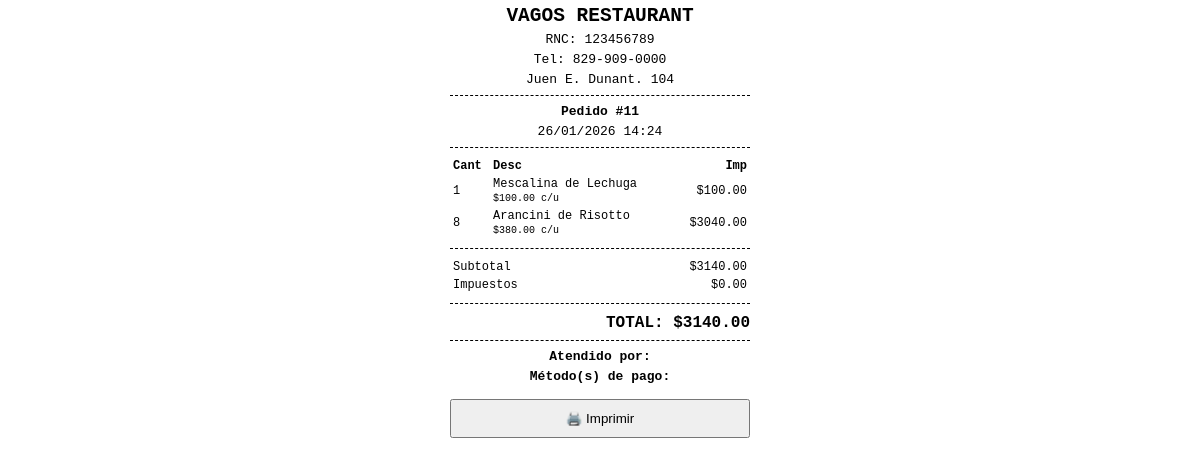
Page /api/caja/ticket/5/ on the committed database.
### core/models.py (models this page shows, shortened)
class Empresa(models.Model):
    nombre = models.CharField(max_length=200)
    razon_social = models.CharField(max_length=200, blank=True, null=True)
    rnc = models.CharField(max_length=20, blank=True, null=True)
    telefono = models.CharField(max_length=20, blank=True, null=True)
    whatsapp = models.CharField(max_length=20, blank=True, null=True)
    email = models.EmailField(blank=True, null=True)
    email_contacto = models.EmailField(blank=True, null=True)
    direccion = models.TextField(blank=True, null=True)
    horario = models.CharField(max_length=200, blank=True, null=True)
    slogan = models.CharField(max_length=255, blank=True, null=True)
    instagram = models.URLField(blank=True, null=True)
    facebook = models.URLField(blank=True, null=True)
    google_maps_url = models.URLField(blank=True, null=True)
    logo = models.ImageField(upload_to="empresa/", blank=True, null=True)
    pie_factura = models.TextField(
        blank=True,
        null=True,
        help_text="Texto que aparecerá al final del ticket o factura"
    )
    activo = models.BooleanField(default=True)
    meta_title = models.CharField(max_length=255, blank=True, null=True)
    meta_description = models.TextField(blank=True, null=True)
    ciudad = models.CharField(max_length=100, blank=True, null=True)
    pais = models.CharField(max_length=100, blank=True, null=True)

### caja/models.py (models this page shows, shortened)
class Venta(models.Model):
    orden = models.OneToOneField("ordenes.Orden", on_delete=models.PROTECT, related_name="venta",  null=True,
        blank=True)
    cajero = models.ForeignKey(settings.AUTH_USER_MODEL, on_delete=models.PROTECT)
    fecha = models.DateTimeField(auto_now_add=True)
    subtotal = models.DecimalField(max_digits=10, decimal_places=2)
    impuestos = models.DecimalField(max_digits=10, decimal_places=2, default=0)
    total = models.DecimalField(max_digits=10, decimal_places=2)
    reserva = models.OneToOneField(
    "reserva.Reserva",
    on_delete=models.PROTECT,
    null=True,
    blank=True,
    related_name="venta"
)
    completada = models.BooleanField(default=False)  # Se marca cuando el pago cubre el total

### ordenes/models.py (models this page shows, shortened)
class Orden(models.Model):
    usuario = models.ForeignKey(User, on_delete=models.SET_NULL, null=True, blank=True)
    total = models.DecimalField(max_digits=10, decimal_places=2)
    creado = models.DateTimeField(auto_now_add=True)
    ESTADOS = (
        ('pendiente', 'Pendiente'),
        ('preparando', 'Preparando'),
        ('entregado', 'Entregado'),
                ('canelado', 'Cancelado'),
    )
    estado = models.CharField(max_length=20, choices=ESTADOS, default='pendiente')
    cliente_nombre = models.CharField(max_length=200, blank=True, null=True)
    cliente_telefono = models.CharField(max_length=20, blank=True, null=True)
    TIPO_PEDIDO = (
        ("delivery", "Delivery"),
        ("retirar", "Retirar en local"),
    )
    tipo_pedido = models.CharField(max_length=20, choices=TIPO_PEDIDO, default="retirar")
    direccion = models.TextField(blank=True, null=True)

class OrdenItem(models.Model):
    orden = models.ForeignKey(Orden, related_name='items', on_delete=models.CASCADE)
    producto = models.ForeignKey('productos.Producto', on_delete=models.CASCADE)
    cantidad = models.PositiveIntegerField()
    precio = models.DecimalField(max_digits=10, decimal_places=2)
    @property
    def total_linea(self):
        return self.cantidad * self.precio

### productos/models.py (models this page shows, shortened)
class Producto(models.Model):
    categoria = models.ForeignKey(
        Categoria,
        related_name='productos',
        on_delete=models.CASCADE
    )
    nombre = models.CharField(max_length=150)
    descripcion = models.TextField(blank=True)
    precio = models.DecimalField(max_digits=8, decimal_places=2)
    disponible = models.BooleanField(default=True)
    imagen = models.ImageField(upload_to='productos/', blank=True, null=True)

### caja/views.py (the view)
# urls.py: path('caja/ticket/<int:venta_id>/', ticket_venta),
def ticket_venta(request, venta_id):
    venta = get_object_or_404(Venta, id=venta_id)
    empresa = Empresa.objects.filter(activo=True).first()
    html = render_to_string("ticket.html", {
        "venta": venta,
        "empresa": empresa,  # 👈 la enviamos al template
        "usuario": request.user
    })
    return HttpResponse(html)

### templates/ticket.html (shortened to what this page needs)
<!DOCTYPE html>
<html>
<head>
</head>
<body>
<h2>{{ empresa.nombre }}</h2>
{% if empresa.rnc %}
<p>RNC: {{ empresa.rnc }}</p>
{% endif %}
{% if empresa.telefono %}
<p>Tel: {{ empresa.telefono }}</p>
{% endif %}
{% if empresa.direccion %}
<p>{{ empresa.direccion }}</p>
{% endif %}
<div class="linea"></div>
 {% if venta.orden %}
    <p><strong>Pedido #{{ venta.orden.id }}</strong></p>
{% elif venta.reserva %}
    <p><strong>Reserva #{{ venta.reserva.id }}</strong></p>
{% else %}
    <p><strong>Venta directa</strong></p>
{% endif %}
    <p>{{ venta.fecha|date:"d/m/Y H:i" }}</p>
  <div class="linea"></div>
<table>
    <thead>
        <tr>
            <th style="text-align:left;">Cant</th>
            <th style="text-align:left;">Desc</th>
            <th style="text-align:right;">Imp</th>
        </tr>
    </thead>
    <tbody>
       {% if venta.orden %}
    {% for item in venta.orden.items.all %}
    <tr>
        <td>{{ item.cantidad }}</td>
        <td>
            {{ item.producto.nombre }}<br>
            <small>${{ item.precio }} c/u</small>
        </td>
        <td style="text-align:right;">
            ${{ item.total_linea }}
        </td>
    </tr>
    {% endfor %}
{% endif %}
    </tbody>
</table>
<div class="linea"></div>
<table>
    <tr>
        <td>Subtotal</td>
        <td style="text-align:right;">${{ venta.subtotal }}</td>
    </tr>
    <tr>
        <td>Impuestos</td>
        <td style="text-align:right;">${{ venta.impuestos }}</td>
    </tr>
</table>
<div class="linea"></div>
<p class="total">TOTAL: ${{ venta.total }}</p>
<div class="linea"></div>
<p><strong>Atendido por:</strong> {{ usuario.username }}</p>
<p><strong>Método(s) de pago:</strong></p>
    <button onclick="window.print()">🖨️ Imprimir</button>
</body>
</html>

### templates/ticket.html (style rules this page uses)
body { font-family: monospace; width: 300px; margin: auto; }
h2, p { text-align: center; margin: 5px 0; }
table { width: 100%; font-size: 12px; }
.total { font-weight: bold; font-size: 16px; text-align: right; margin-top: 10px; }
.linea { border-top: 1px dashed black; margin: 8px 0; }
button { margin-top: 10px; width: 100%; padding: 10px; }

### rows in the picture
Empresa: nombre "VAGOS RESTAURANT", rnc "123456789", telefono "829-909-0000", direccion "Juen E. Dunant. 104"
Venta: orden.id "11", fecha "26/01/2026 14:24", subtotal "3140.00", impuestos "0.00", total "3140.00"
OrdenItem: cantidad "1", producto.nombre "Mescalina de Lechuga", precio "100.00", total_linea "100.00"
OrdenItem: cantidad "8", producto.nombre "Arancini de Risotto", precio "380.00", total_linea "3040.00"
